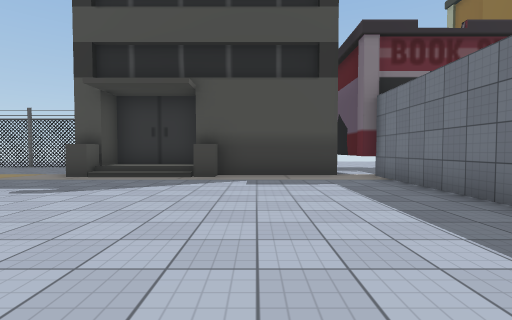
View 1 (above)

24 first-person views from a walk through a Unity game level. The camera is 1.3 m above the floor, tilts 2° down and sees 85° across. The floor is counted in squares, 2 m on a side. Each view is taken from the middle of a square. On the plan, view 1 faces up. The plan holds only what a view shows up to about 9 squares ahead; the rest is blank. The place goes on beyond the plan. Some animated figures are left out. Some surface patterns are stand-ins.

View 2
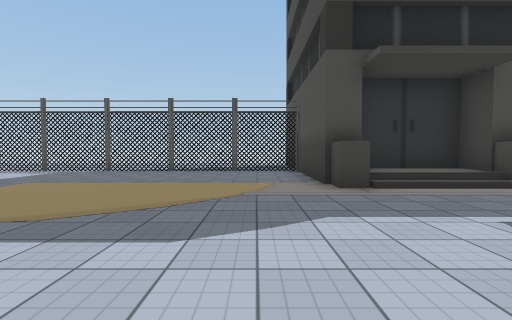

View 3
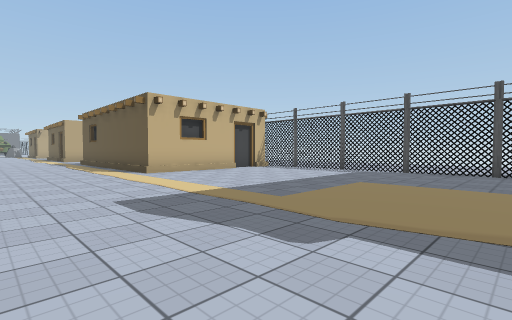

View 4
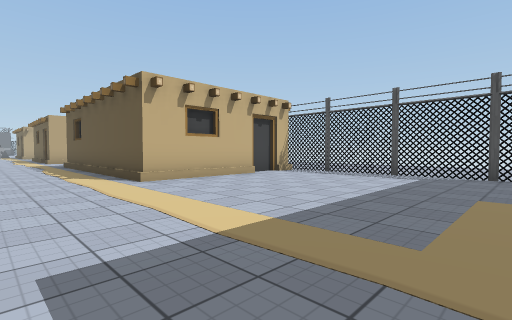

View 5
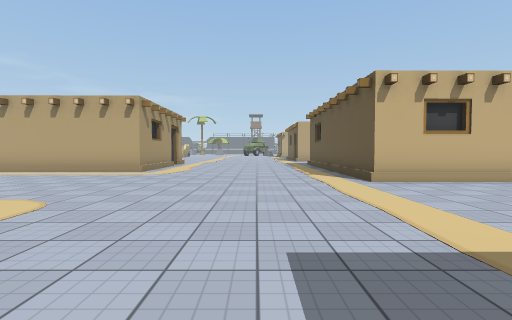

View 6
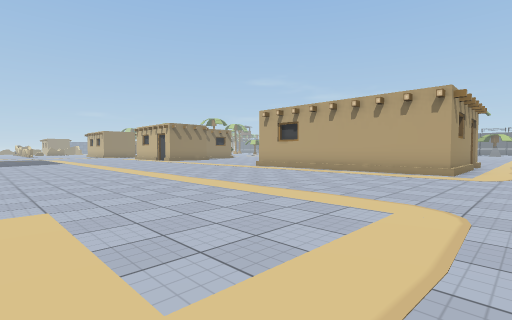

View 7
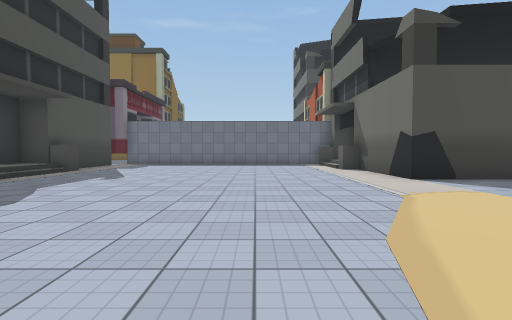

View 8
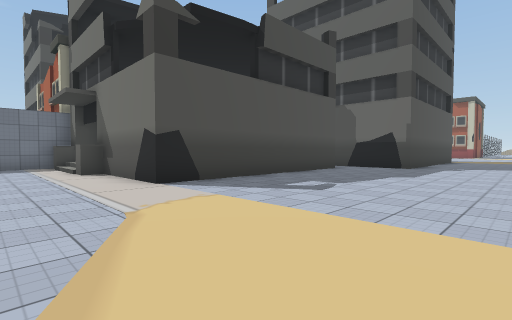

View 9
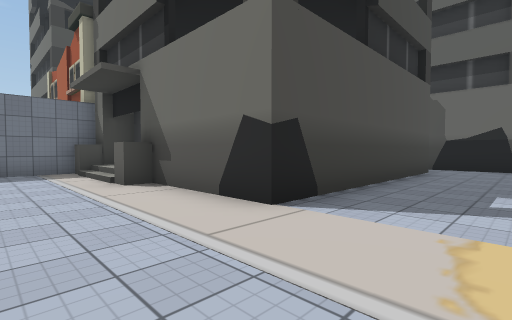

View 10
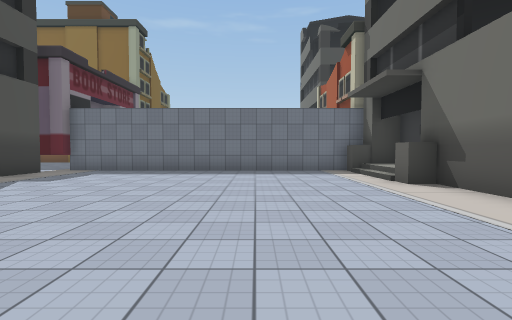

View 11
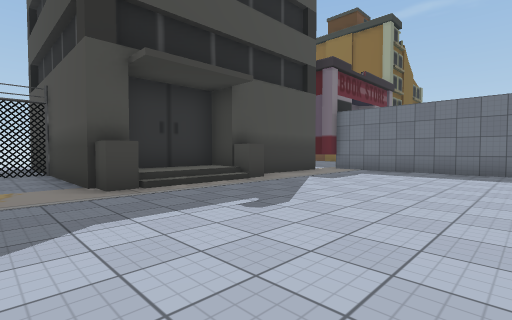

View 12
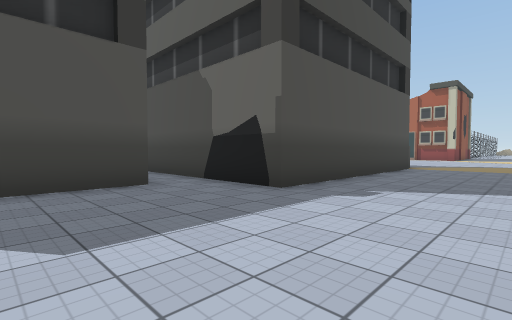

View 13
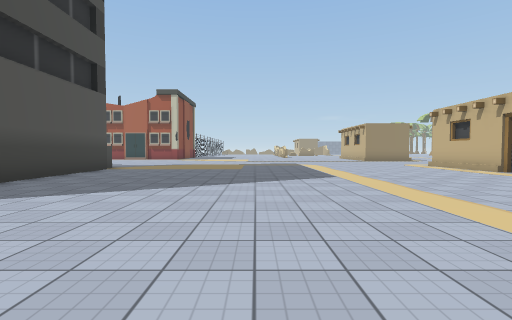

View 14
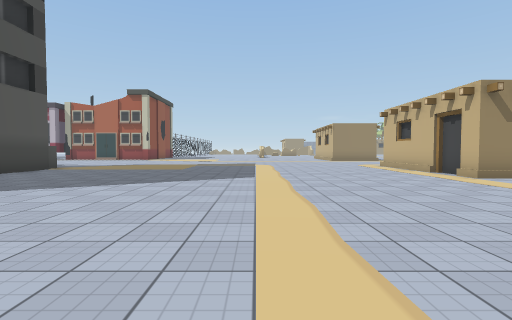

View 15
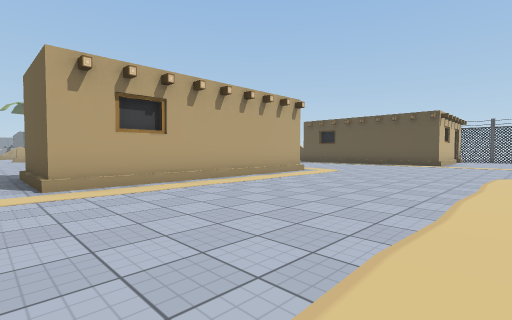

View 16
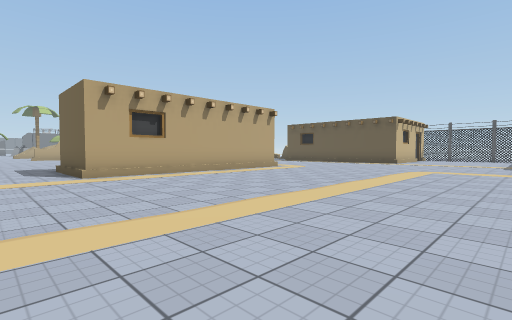

View 17
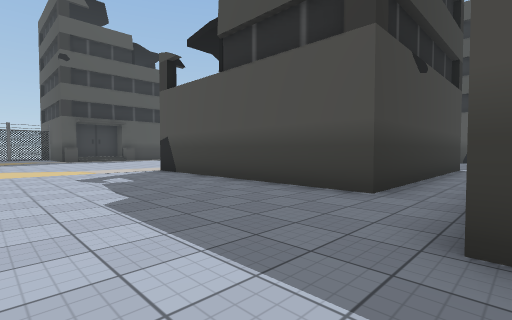

View 18
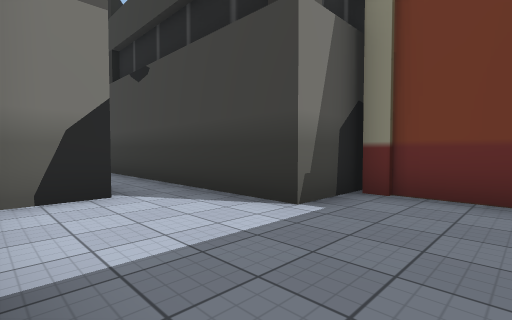

View 19
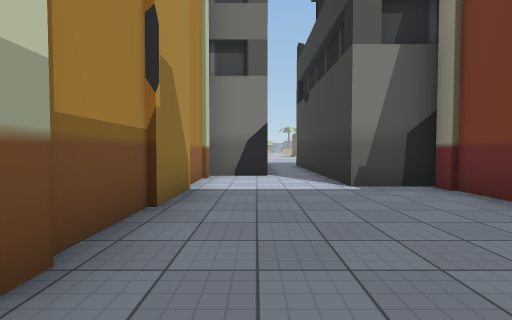

View 20
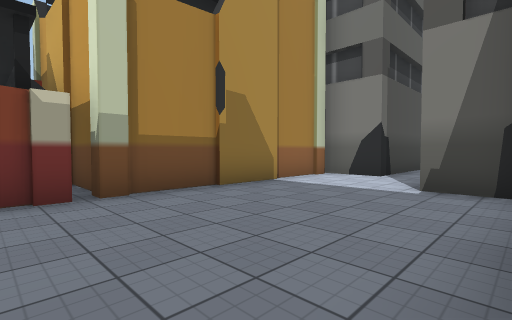

View 21
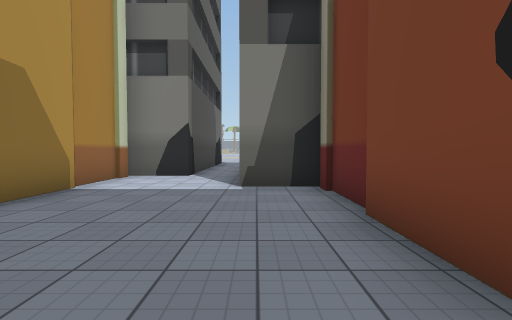

View 22
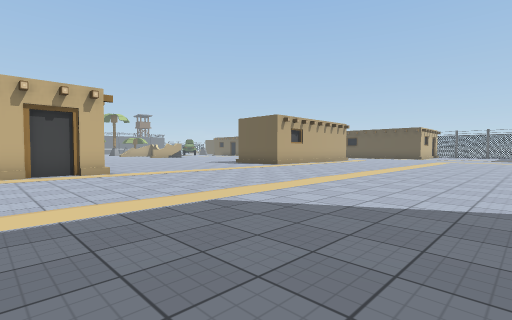

View 23
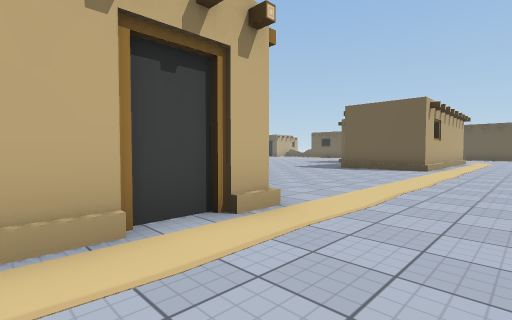

View 24
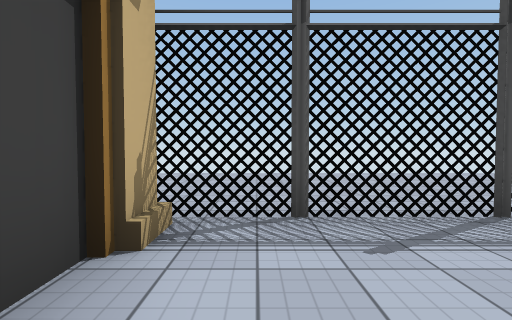

### Floor plan
Points are (right, up) in squares from view 1. A wall is a line through its corners. A room is listed if a view was taken in it or the views show most of it. See-through windows are left out.
Room 1 (views 1, 2, 3, 4, 5, 6, 7, 8, 9, 10, 11, 12, 13, 14, 15, 16, 17, 22, 23, 24)
walls: (-3.5, 6.7) (-4.7, 6.7) (-4.7, 10.1); (-4, 7.3) (-4.8, 7.3); (-16, 7.5) (-16, 6.4); (-19.6, -0.5) (-18.4, -0.5) (-18.4, -7.2) (-19.6, -7.2); (-0.7, -2.5) (-0.7, -1.9) (-0.1, -1.9); (-15.8, 8.8) (-15.8, 5.5) (-19.5, 5.4); (-1, 7.2) (-1, 6.7) (-1.6, 6.7) (-1.6, 8.1) (-4, 8.1) (-4, 6.6); (-16, 9.9) (-16, 8.8); (1.2, -3.3) (2.3, -3.3) (2.3, -2.5) (3, -2.5) (3, 7); (-15.8, 10.4) (-15.8, 9.8); (-4.7, 11.6) (-4.7, 13.4); (2.1, 7.3) (-1.6, 7.3); (1.5, -9.3) (-3.8, -9.3) (-3.8, -2.5) (-0.1, -2.5); (-19.1, -14.6) (-18.2, -14.6) (-18.2, -15.3); (-18.3, -15.1) (-18.3, -16.2); (-5.9, -17) (-5.9, -10.7) (0.9, -10.7); (-18.2, -16.1) (-18.2, -17)
ways out: opening at (1, -10) to room 2
objects: fence (-16, 11) to (-15, 11); fence (-14, 11) to (-13, 11); fence (-12, 11) to (-11, 11); fence (-10, 11) to (-9, 11); fence (-8, 11) to (-7, 11); fence (-6, 11) to (-5, 11)
Room 2 (views 18, 19, 20, 21)
walls: (6.9, -7.9) (3.1, -7.9); (7.1, -12.1) (7.9, -12.1); (3, -7.5) (3, -9.3) (1.5, -9.3); (0.9, -10.7) (0.9, -12.1) (6.7, -12.1) (6.7, -14)
ways out: opening at (1, -10) to room 1

Positions as (right, up) in squares from view 1, and headings:
1: (0, 0), facing up
2: (-6, 2), facing up
3: (-8, 2), facing up-left
4: (-10, 3), facing up-left
5: (-10, 3), facing left
6: (-10, 1), facing down-left
7: (-10, 1), facing right
8: (-9, 0), facing down-right
9: (-6, 0), facing down-right
10: (-6, 1), facing right
11: (-6, 2), facing up-right
12: (-9, -7), facing down-right
13: (-11, -8), facing down
14: (-13, -8), facing down
15: (-13, -8), facing up-left
16: (-11, -9), facing up-left
17: (-8, -11), facing up-right
18: (5, -12), facing up-left
19: (8, -11), facing left
20: (8, -8), facing down-left
21: (8, -9), facing left
22: (-10, -17), facing up-left
23: (-16, -17), facing up-left
24: (-15, 8), facing up
